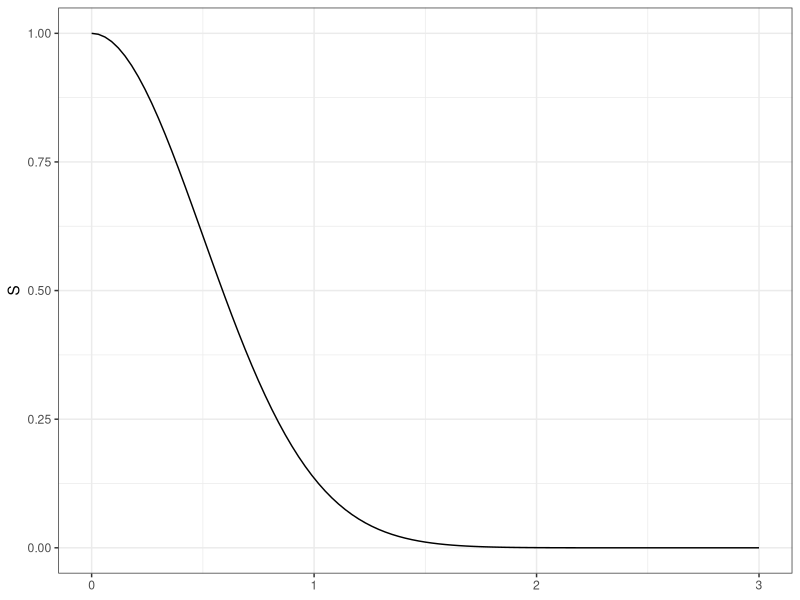
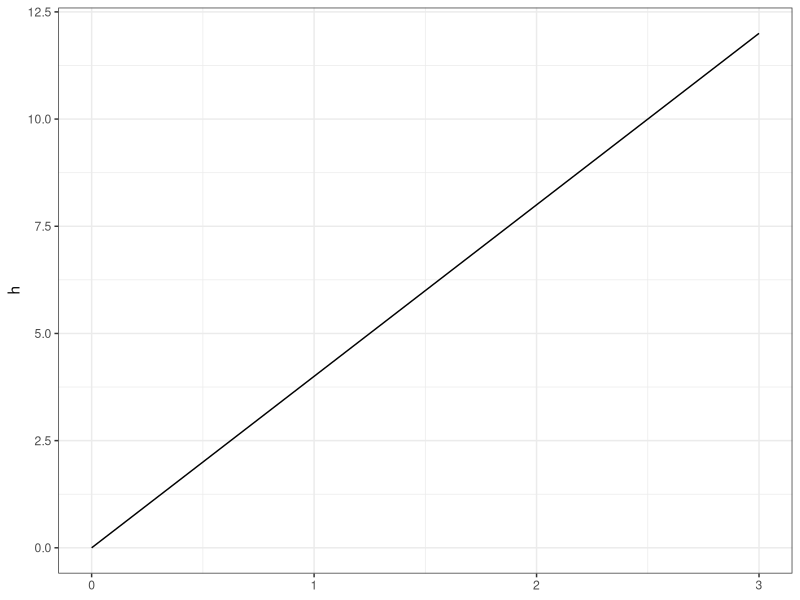
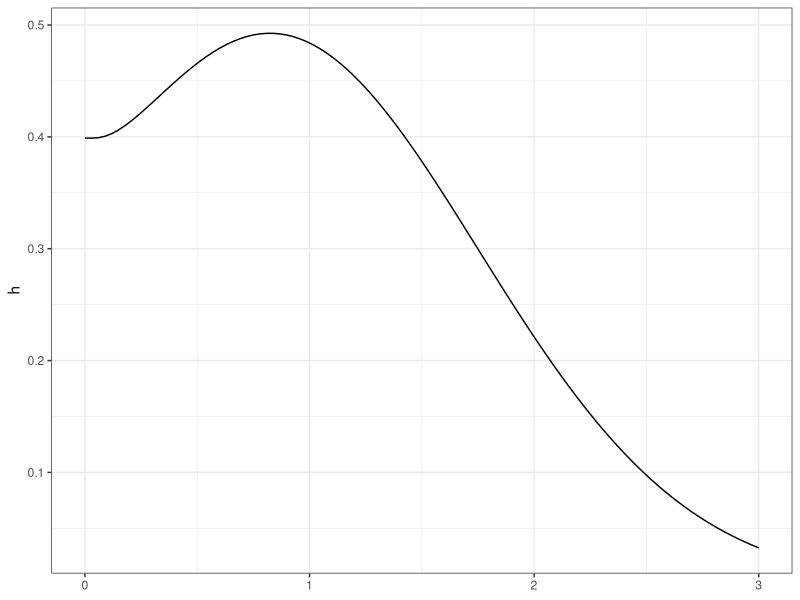
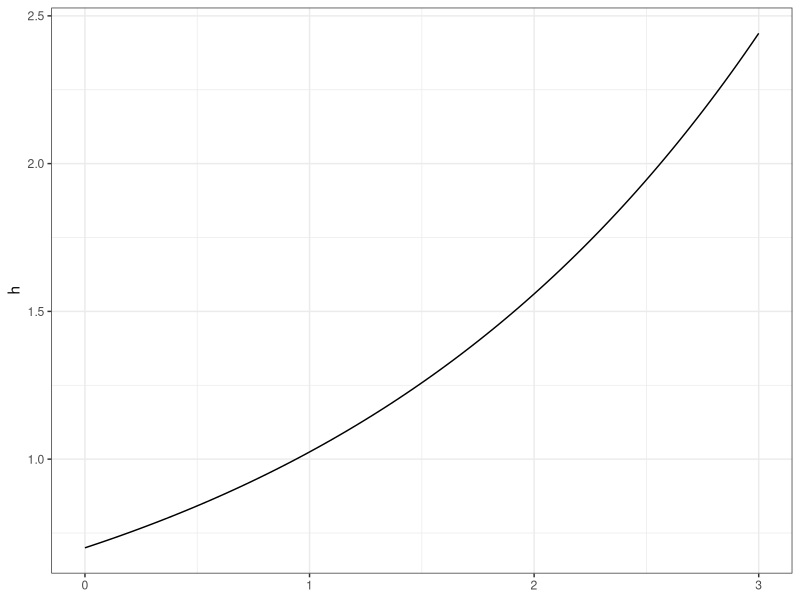

The R script that drew these images, in order: (Note: this script raises an error after producing the figures.)
## ---- chunk 1
library(tidyverse)
## ---- chunk 2
SWeibull <- function(x,lambda,alpha){
  exp(-lambda*x^(alpha))
}

ggplot()+
  xlim(0,3)+
  geom_function(fun = SWeibull,args= list(lambda = 2, alpha = 2))+
  ylab('S')+
  theme_bw()
## ---- chunk 3
hWeibull <- function(x,lambda,alpha){
  lambda*alpha*x^(alpha-1)
}

ggplot()+
  xlim(0,3)+
  geom_function(fun = hWeibull,args= list(lambda = 2, alpha = 2))+
  ylab('h')+
  theme_bw()
## ---- chunk 4
alpha <- lambda <- 2
x_05 <- (-log(1-0.5)/lambda)^(1/alpha)
show(x_05)
## ---- chunk 5
hLNormal <- function(x,mu,sigma){
  dnorm(x)/plnorm(x,meanlog = mu,sdlog = sigma,lower.tail = F)
}

ggplot()+
  xlim(0,3)+
  geom_function(fun = hLNormal,args= list(mu = 0, sigma = 1))+
  ylab('h')+
  theme_bw()

## ---- chunk 6
hGompertz <- function(x,alpha,theta,lambda){
  theta*exp(alpha*x)+lambda
}

ggplot()+
  xlim(0,3)+
  geom_function(fun = hGompertz,args= list(alpha = 0.5, theta = 0.5,lambda = 0.2))+
  ylab('h')+
  theme_bw()

## ---- chunk 7

knitr::include_graphics("images/CensuraI.png")

## ---- chunk 8

knitr::include_graphics("images/CensuraI_prog.png")

## ---- chunk 9

knitr::include_graphics("images/CensuraI_gene.png")

## ---- chunk 10

knitr::include_graphics("images/CensuraI_lexis.png")

